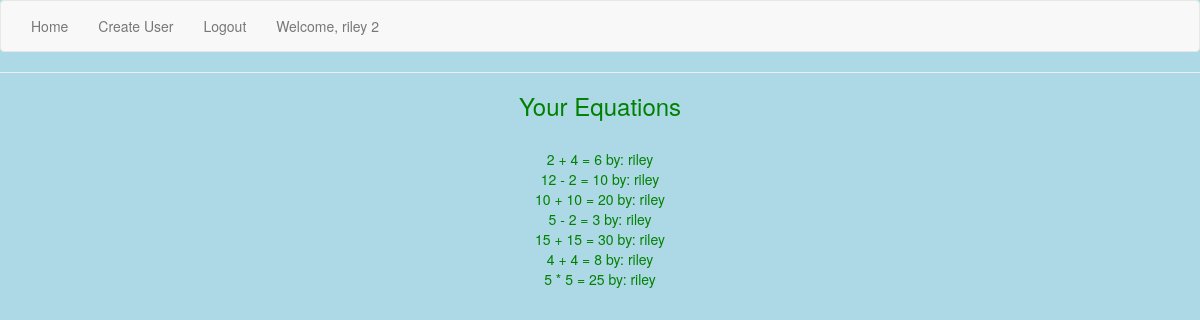
/accounts/profile/2/ (signed in), run on the app's committed database.
### app/models.py (models this page shows, shortened)
class Operation(models.Model):
    created_by = models.ForeignKey('auth.User')
    created = models.DateTimeField(auto_now_add=True)
    num_1 = models.SmallIntegerField()
    operator = models.CharField(max_length=1, choices=OPERATORS, default='+')
    num_2 = models.SmallIntegerField()
    answer = models.SmallIntegerField()
    @property
    def get_answer(self):
        return "{} {} {} = {}".format(self.num_1, self.operator, self.num_2, self.answer)
    class Meta:
        ordering = ("-created", )

### app/views.py (the view)
# urls.py: url(r'^accounts/profile/(?P<pk>\d+)/$', ProfileDetailView.as_view(), name="profile_view"),
class ProfileDetailView(DetailView):
    model = Profile
    template_name = "profile_detail.html"
    def get_context_data(self, **kwargs):
        context = super().get_context_data(**kwargs)
        context["operation_detail"] = Operation.objects.all()
        return context
    def get_queryset(self):
        if self.request.user.profile.user.id:
            return Operation.objects.all()
        return Operation.objects.filter(created_by=self.request.user)

### app/models.py (called while the page is built)
    @property
    def is_owner(self):
        return self.access_level == 'o'

### templates/profile_detail.html
{% extends 'base.html' %}
{% block content %}
<h3>Your Equations</h3>
{% for answer in operation_detail %}
  {% if request.user == answer.created_by or request.user.profile.is_owner %}
  <br>
    {{ answer.get_answer }} by: {{answer.created_by}}
  {% endif %}
{% endfor %}
{% endblock %}

### templates/base.html (shortened to what this page needs)
{% load staticfiles %}
<!DOCTYPE html>
<html>
  <head>
    <link rel="stylesheet" href="{% static 'css/bootstrap.css' %}" media="screen" title="no title">
  </head>
  <body>
    <div class="navbar navbar-default">
      <div class="container-fluid">
        <div class="nav navbar-nav">
          <li><a href="{% url 'operation_create_view' %}">Home</a></li>
          <li><a href="{% url 'user_create_view' %}">Create User</a></li>
          {% if not request.user.is_authenticated %}
          <li><a href="{% url 'login' %}">Login</a></li>
          {% else %}
          <li><a href="{% url 'logout' %}?next={% url 'operation_create_view' %}"> Logout </a></li>
          <li><a href="#">Welcome, {{request.user}} {{request.user.id}}</a></li>
          {% endif %}
        </div>
      </div>
    </div>
      <hr>
    {% block content %}
    {% endblock %}
  </body>
</html>

### templates/base.html (style rules this page uses)
body { background-color: lightblue; text-align: center; color: green; }

### data on the page
Operation: get_answer "2 + 4 = 6", created_by "riley"
Operation: get_answer "12 - 2 = 10", created_by "riley"
Operation: get_answer "10 + 10 = 20", created_by "riley"
Operation: get_answer "5 - 2 = 3", created_by "riley"
Operation: get_answer "15 + 15 = 30", created_by "riley"
Operation: get_answer "4 + 4 = 8", created_by "riley"
Operation: get_answer "5 * 5 = 25", created_by "riley"

### other printed values
{{ request.user }} "riley"
{{ request.user.id }} "2"
